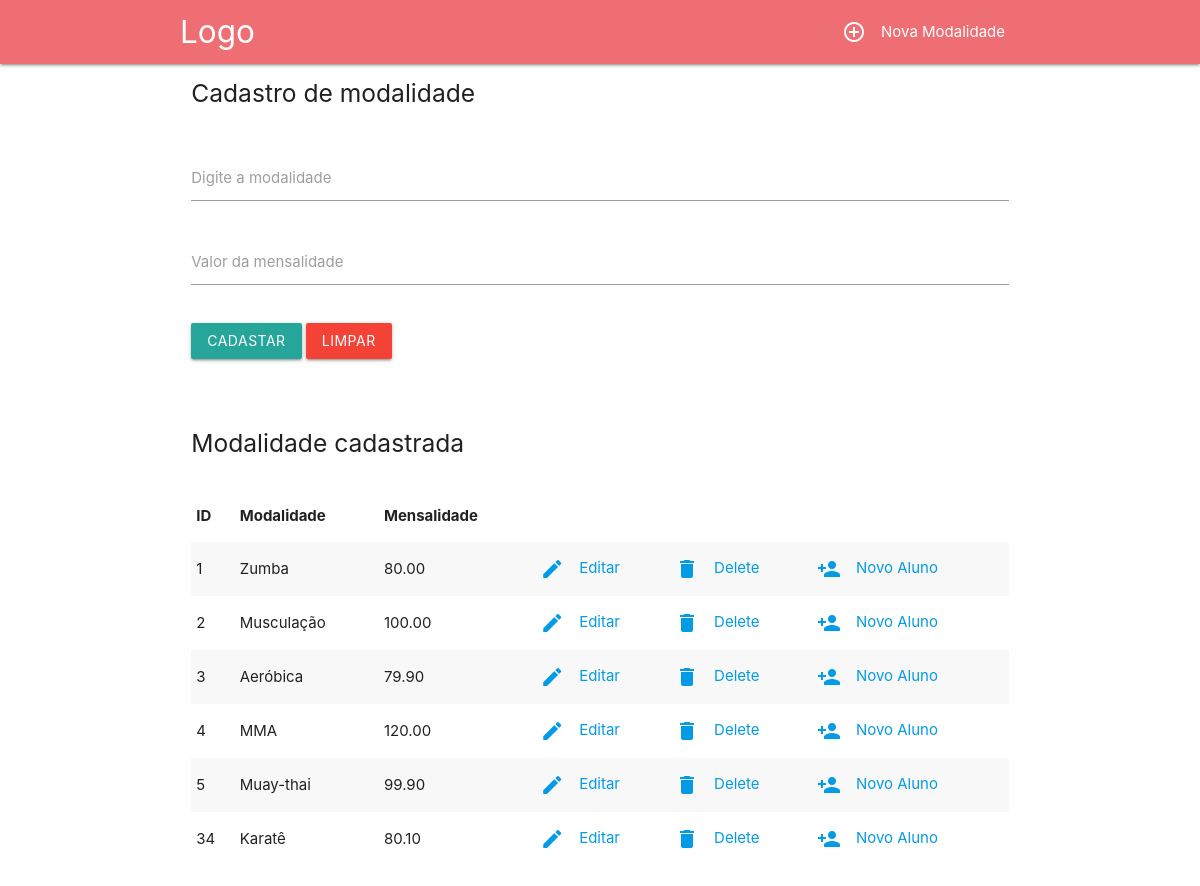
Screenshot of /public/modalidades.php with the database file from the repository.
### tables this page shows
CREATE TABLE IF NOT EXISTS `tb_modalidades` (
  `id` int(11) NOT NULL AUTO_INCREMENT,
  `modalidade` varchar(255) NOT NULL,
  `mensalidade` decimal(5,2) NOT NULL,
  PRIMARY KEY (`id`),
  UNIQUE KEY `modalidade` (`modalidade`)
);

### classes/Connection.class.php (called while the page is built)
<?php
abstract class Connection {
    public static $instance;
    public static function getInstance() {
        if (!isset(self::$instance)) {
            try {
                self::$instance = new PDO('mysql:host=localhost; dbname=curso1', 'root', '');
                self::$instance->exec("set names utf8");
            } catch (PDOException $e) {
                echo $e->getMessage();
            }
        }
        return self::$instance;
    }
    protected function prepare($sql) {
        return self::getInstance()->prepare($sql);
    }
}
?>

### database/modalidades/read.php (called while the page is built, shortened)
<?php
$lerRegistro = new Modalidades();
$lerRegistro->read();
?>

### classes/Modalidades.class.php (the view, shortened to what this page needs)
<?php
require_once "Connection.class.php";
class Modalidades extends Connection implements crudModalidades{
	private $id;
	private $modalidade;
	private $mensalidade;
	protected function setId($id){
		$this->id = $id;
	}
	protected function getId(){
		return $this->id;
	}
	protected function setModalidade($modalidade){
		$this->modalidade = $modalidade;
	}
	protected function getModalidade(){
		return $this->modalidade;
	}
	protected function setMensalidade($mensalidade){
		$this->mensalidade = $mensalidade;
	}
	protected function getMensalidade(){
		return $this->mensalidade;
	}
	public function read(){
		$sql = "SELECT * FROM tb_modalidades";
		$stmt = Connection::prepare($sql);
		$stmt->execute();
		$result = $stmt->fetchAll();
		foreach ($result as $value) {
			$_id = $this->getId();
			$_mod = $this->getModalidade();
			$_mens = $this->getMensalidade();
			echo "<tr>";
			echo "<td>$_id</td>";
			echo "<td>$_mod</td>";
			echo "<td>$_mens</td>";
			echo "<td> <a href='edit-mod.php?id=$_id'> <i class='material-icons left'>edit</i> Editar </a> </td>";
			echo "<td> <a href='../database/modalidades/delete.php?id=$_id'> <i class='material-icons left'>delete</i> Delete </a> </td>";
			echo "<td> <a href='novo-aluno.php?id=$_id'> <i class='material-icons left'>person_add</i> Novo Aluno </a> </td>";
			echo "</tr>";
		}
	}
}
?>

### rows the page displays
tb_modalidades: id "1", modalidade "Zumba", mensalidade "80.00"
tb_modalidades: id "2", modalidade "Musculação", mensalidade "100.00"
tb_modalidades: id "3", modalidade "Aeróbica", mensalidade "79.90"
tb_modalidades: id "4", modalidade "MMA", mensalidade "120.00"
tb_modalidades: id "5", modalidade "Muay-thai", mensalidade "99.90"
tb_modalidades: id "34", modalidade "Karatê", mensalidade "80.10"
